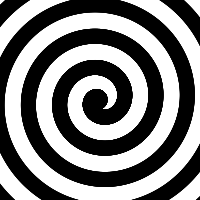
Frame 1 (no input)
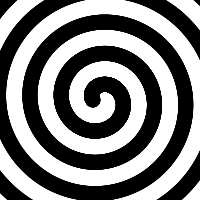
Frame 2 (the mouse pressed at the canvas centre, redrawn once)

The Processing sketch that drew these frames (run headless with seeded random() and noise(); the mouse was pressed at the canvas centre and the sketch redrawn once):

// Processing sketch: processing_14665
// ── processing_14665.pde

float r=150;

void setup() {

  size(200,200);

  noLoop();

  noStroke();

}



void draw() {

  background(255);

  fill(0);

  for( float a=0; a<(PI*10); a=a+0.01) {

    ellipse(100+r*cos(a),100+r*sin(a),15,15);

    r = r-0.05;

  }

}
